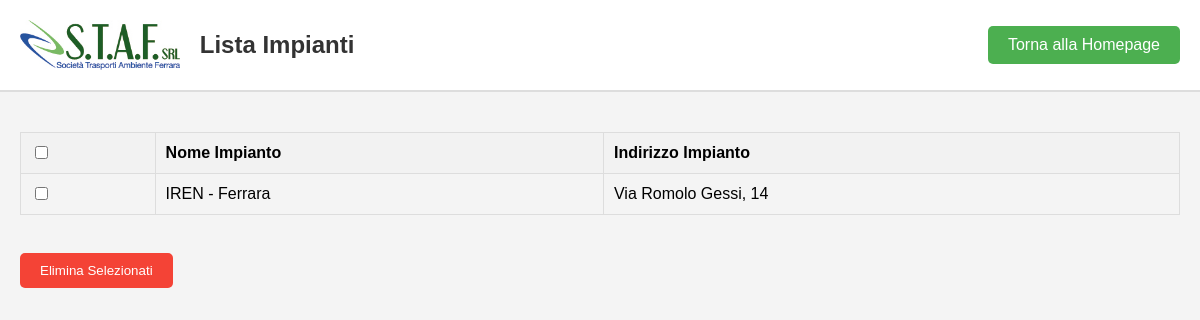
Screenshot of /impianti with the database file from the repository.
### tables this page shows
CREATE TABLE impianti (
        id INTEGER PRIMARY KEY AUTOINCREMENT,
        nome_impianto TEXT NOT NULL,
        indirizzo_impianto TEXT NOT NULL
    );

### app.py (the view)
@app.route('/impianti')
def lista_impianti():
    conn = get_db_connection()
    impianti = conn.execute('SELECT * FROM impianti').fetchall()
    conn.close()
    return render_template('lista_impianti.html', impianti=impianti)

### app.py (called while the page is built)
def get_db_connection():
    conn = sqlite3.connect(DATABASE, check_same_thread=False, timeout=10)
    conn.row_factory = sqlite3.Row
    conn.execute('PRAGMA journal_mode=WAL;')
    return conn

### templates/lista_impianti.html (shortened to what this page needs)
<!DOCTYPE html>
<html lang="it">
<head>
</head>
<body>
    <div class="header">
        <div style="display: flex; align-items: center;">
            <img src="{{ url_for('static', filename='logo_staf_piccolo.jpg') }}" alt="Logo">
            <h1>Lista Impianti</h1>
        </div>
        <a href="{{ url_for('home') }}">Torna alla Homepage</a>
    </div>
    <div class="container">
        <form method="POST" action="{{ url_for('delete_impianti') }}">
            <table>
                <thead>
                    <tr>
                        <th><input type="checkbox" onclick="toggleSelectAll(this)"></th>
                        <th>Nome Impianto</th>
                        <th>Indirizzo Impianto</th>
                    </tr>
                </thead>
                <tbody>
                    {% if impianti %}
                    {% for impianto in impianti %}
                    <tr>
                        <td><input type="checkbox" name="impianto_ids" value="{{ impianto.id }}"
                                class="impianto-checkbox"></td>
                        <td>{{ impianto.nome_impianto }}</td>
                        <td>{{ impianto.indirizzo_impianto }}</td>
                    </tr>
                    {% endfor %}
                    {% else %}
                    <tr>
                        <td colspan="3" style="text-align: center;">Nessun impianto trovato.</td>
                    </tr>
                    {% endif %}
                </tbody>
            </table>
            <br>
            <button type="submit">Elimina Selezionati</button>
        </form>
    </div>
</body>
</html>

### templates/lista_impianti.html (style rules this page uses)
body { font-family: Arial, sans-serif; margin: 0; padding: 0; background-color: #f4f4f4; }
.header { display: flex; align-items: center; justify-content: space-between; padding: 20px; background-color: #ffffff; border-bottom: 2px solid #ddd; }
.header img { height: 50px; margin-right: 20px; }
.header h1 { margin: 0; color: #333; font-size: 24px; }
.header a { text-decoration: none; color: white; background-color: #4CAF50; padding: 10px 20px; border-radius: 5px; transition: background-color 0.3s ease; }
table { width: 100%; border-collapse: collapse; margin: 20px 0; }
th, td { border: 1px solid #ddd; padding: 10px; text-align: left; }
th { background-color: #f2f2f2; }
.container { padding: 20px; }
button { background-color: #f44336; color: white; border: none; padding: 10px 20px; border-radius: 5px; cursor: pointer; transition: background-color 0.3s ease; }

### rows the page displays
impianti: nome_impianto "IREN - Ferrara", indirizzo_impianto "Via Romolo Gessi, 14"
